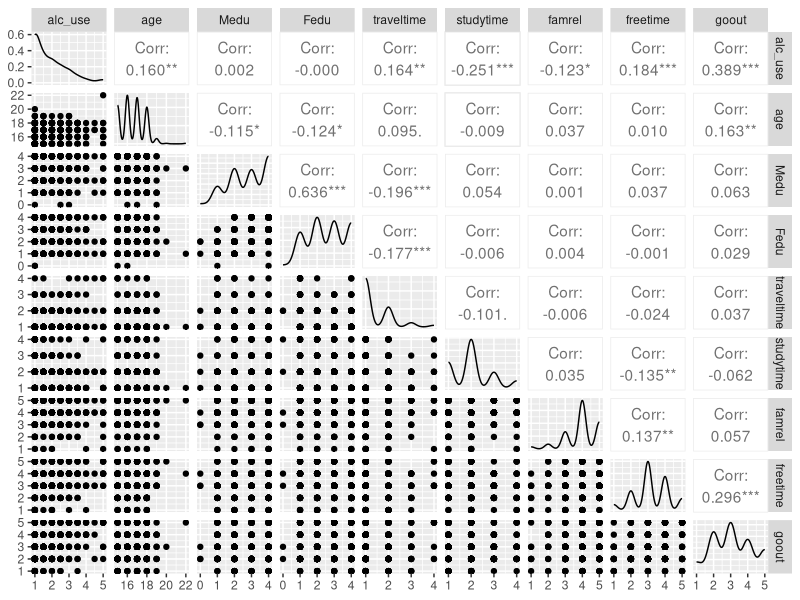
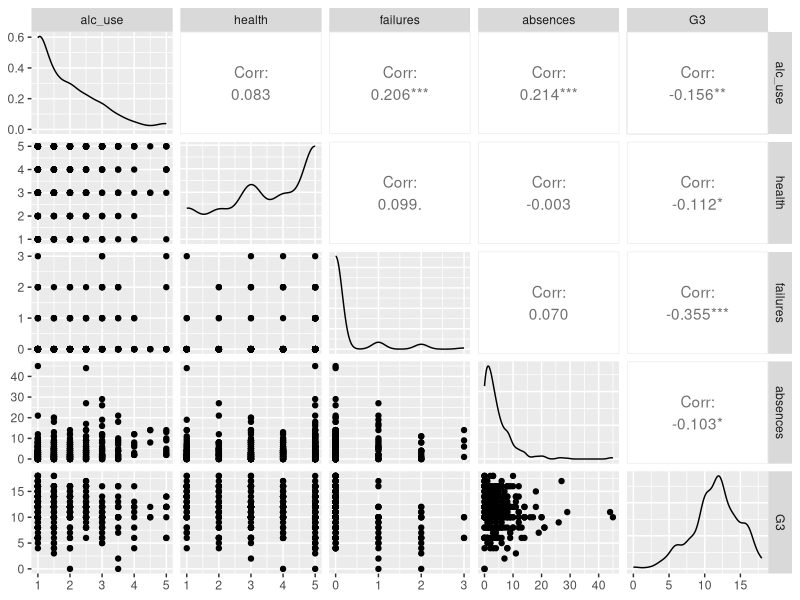
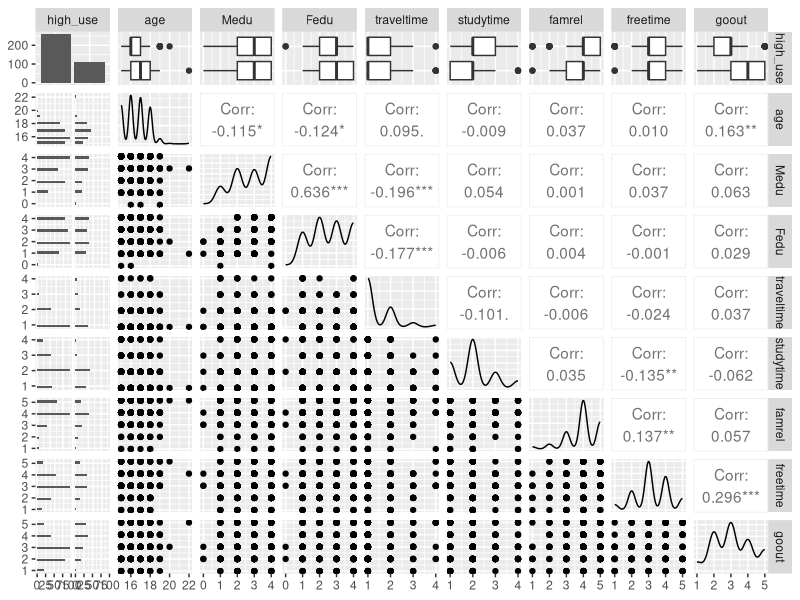
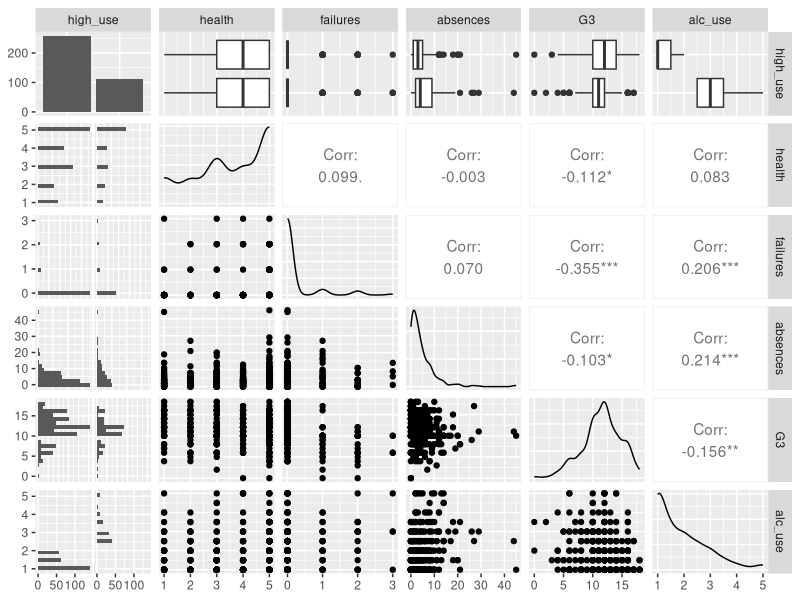
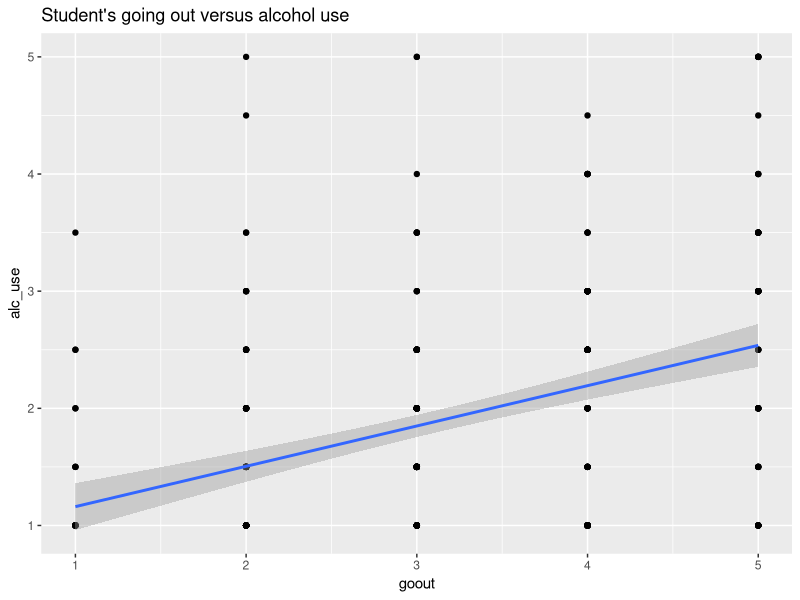
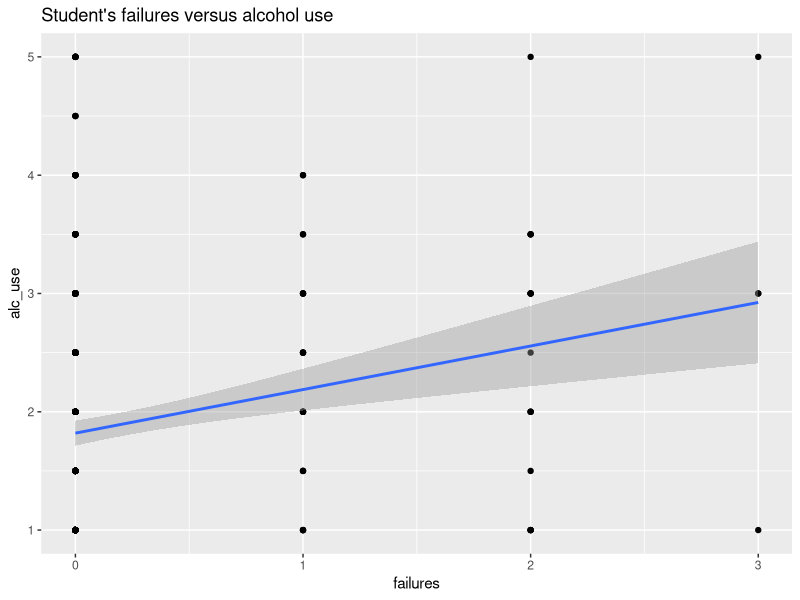
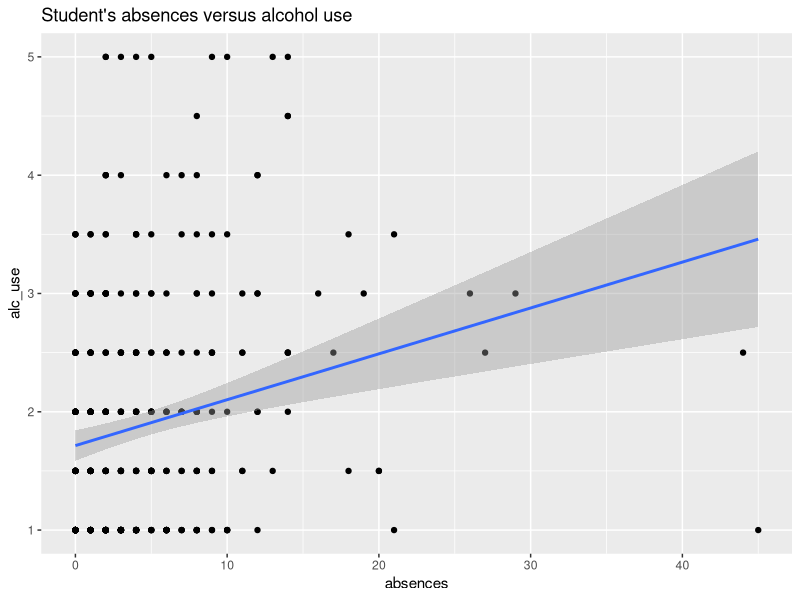
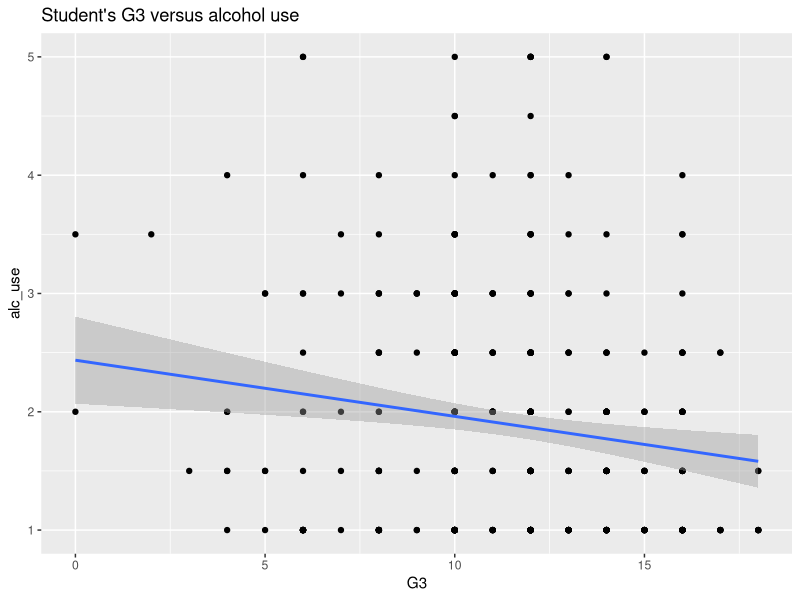

Write R code to recreate these figures, in order.
## ---- chunk 1
date()
## ---- chunk 2
# READING IN THE DATASET

# set the working directory
 setwd("C:/Users/yona2/Desktop/FT/IODS2022/RStudio/IODS-project/data")

# access the tidyverse library
 library(tidyverse)

# read the data
 alc <- read.table("alc.csv", sep = ",", header = TRUE)

# check structure and dimensions
colnames(alc)
# glimpse(alc)
## ---- chunk 3
# EXPLORING THE DATA

# access the GGally and ggplot2 libraries
library(GGally); library(ggplot2)

# set summary values
summary(alc[, c(4, 8:9, 14:15, 23:25, 28:29, 31, 34:35)])
alc %>% group_by(sex) %>% summarise(count= n())
alc %>% group_by(high_use) %>% summarise(count= n())
alc %>% group_by(sex, high_use) %>% summarise(count= n())

p1 <- ggpairs(alc[, c(35, 4, 8:9, 14:15, 23:25)], mapping = aes(), lower = list(combo = wrap("facethist", bins = 20)), progress = FALSE)
p2 <- ggpairs(alc[, c(35, 28:29, 31, 34)], mapping = aes(), lower = list(combo = wrap("facethist", bins = 20)), progress = FALSE)
p3 <- ggpairs(alc[, c(36, 4, 8:9, 14:15, 23:25)], mapping = aes(), lower = list(combo = wrap("facethist", bins = 20)), progress = FALSE)
p4 <- ggpairs(alc[, c(36, 28:29, 31, 34:35)], mapping = aes(), lower = list(combo = wrap("facethist", bins = 20)), progress = FALSE)
p1; p2; p3; p4

# initialize plot with data and aesthetic mapping
p5 <- ggplot(alc, aes(x = goout, y = alc_use))
p6 <- ggplot(alc, aes(x = failures, y = alc_use))
p7 <- ggplot(alc, aes(x = absences, y = alc_use))
p8 <- ggplot(alc, aes(x = G3, y = alc_use))

# define the visualization type (points) + add a regression line
# + add a main title and draw the plot
p9 <- p5 + geom_point() + geom_smooth(method = "lm") + ggtitle("Student's going out versus alcohol use")
p10 <- p6 + geom_point() + geom_smooth(method = "lm") + ggtitle("Student's failures versus alcohol use")
p11 <- p7 + geom_point() + geom_smooth(method = "lm") + ggtitle("Student's absences versus alcohol use")
p12 <- p8 + geom_point() + geom_smooth(method = "lm") + ggtitle("Student's G3 versus alcohol use")
p9; p10; p11; p12

p13 <- ggpairs(alc[, c(3:4, 25, 29, 31, 34)], mapping = aes(), lower = list(combo = wrap("facethist", bins = 20)), progress = FALSE)
p13;

## ---- chunk 4
# BUILDING A LOGISTIC REGRESSION MODEL

# find the model with glm()
m1 <- glm(high_use ~ age, data = alc, family = "binomial")
m2 <- glm(high_use ~ sex, data = alc, family = "binomial")
m3 <- glm(high_use ~ goout, data = alc, family = "binomial")
m4 <- glm(high_use ~ failures, data = alc, family = "binomial")
m5 <- glm(high_use ~ absences, data = alc, family = "binomial")
m6 <- glm(high_use ~ G3, data = alc, family = "binomial")

m7 <- glm(high_use ~ age + sex, data = alc, family = "binomial")
m8 <- glm(high_use ~ goout + failures + absences + G3, data = alc, family = "binomial")
m9 <- glm(high_use ~ age + sex + goout + failures + absences, data = alc, family = "binomial")
m10 <- glm(high_use ~ sex + goout + failures + absences, data = alc, family = "binomial")

# print out a summary of the model
summary(m1); summary(m2); summary(m3); summary(m4); summary(m5); 
summary(m6); summary(m7); summary(m8); summary(m9); summary(m10); 

# print out the coefficients of the model
coef(m1); coef(m2); coef(m3); coef(m4); coef(m5); 
coef(m6); coef(m7); coef(m8); coef(m9); coef(m10); 

# comparing models
m82 <- glm(high_use ~ goout + failures + absences, data = alc, family = "binomial")
anova(m8, m82, test="LRT")
anova(m9, m10, test="LRT")

# compute odds ratios (OR) and confidence intervals (CI) for the final model
OR10 <- coef(m10) %>% exp %>% round(digits = 2)
CI10 <- confint(m10) %>% exp %>% round(digits = 2)

# print out the odds ratios with their confidence intervals
cbind(OR10, CI10)

## ---- chunk 5
# PREDICTIVE ABILITY OF THE FINAL MODEL

## access dplyr and ggplot2
library(dplyr); library(ggplot2)

# fit the model
m10 <- glm(high_use ~ sex + goout + failures + absences, data = alc, family = "binomial")

# predict() the probability of high_use
probabilities <- predict(m10, type = "response")

# add the predicted probabilities to 'alc'
alc <- mutate(alc, probability = probabilities)

# use the probabilities to make a prediction of high_use
alc <- mutate(alc, prediction = probability > 0.5)

# tabulate the target variable versus the predictions
table(high_use = alc$high_use, prediction = alc$prediction) %>% addmargins %>% round(digits = 2)
table(high_use = alc$high_use, prediction = alc$prediction) %>% prop.table %>% addmargins %>% round(digits = 2)

# initialize a plot of 'high_use' versus 'probability' in 'alc'
g <- ggplot(alc, aes(x = high_use, y = probability, col = prediction))

# define the geom as points and draw the plot
g + geom_point()

# define a loss function (mean prediction error)
loss_func <- function(class, prob) {
  n_wrong <- abs(class - prob) > 0.5
  mean(n_wrong)
}

# call loss_func to compute the average number of wrong predictions in the (training) data
loss_func(class = alc$high_use, prob = 0) %>% round(digits = 2)
loss_func(class = alc$high_use, prob = 1) %>% round(digits = 2)
loss_func(class = alc$high_use, prob = alc$probability) %>% round(digits = 2)

## ---- chunk 6
# BONUS SECTION: ON CROSS-VALIDATION

# K-fold cross-validation
library(boot)
cv <- cv.glm(data = alc, cost = loss_func, glmfit = m10, K = nrow(alc) / 10)

# average number of wrong predictions in the cross validation
cv$delta[1]

## ---- chunk 7
# SUPER-BONUS SECTION: ON CROSS-VALIDATION

# I'm sure there is a much more elegant way of writing this R code...

# different models and their summaries
m21 <- glm(high_use ~ age + sex + health + address + famsize + Pstatus + Fedu + Mjob + guardian + school + reason + schoolsup + famsup + paid + activities + nursery + higher + internet + romantic + famrel + studytime + traveltime + freetime + goout + failures + absences + G3, data = alc, family = "binomial")
summary(m21)
m22 <- glm(high_use ~ age + sex + health + address + famsize + Pstatus + Fedu + Mjob + guardian + school + reason + famsup + paid + activities + nursery + higher + internet + romantic + famrel + studytime + traveltime + freetime + goout + failures + absences + G3, data = alc, family = "binomial")
summary(m22)
m23 <- glm(high_use ~ age + sex + health + address + famsize + Pstatus + Fedu + Mjob + guardian + school + reason + famsup + paid + activities + nursery + internet + romantic + famrel + studytime + traveltime + freetime + goout + failures + absences + G3, data = alc, family = "binomial")
summary(m23)
m24 <- glm(high_use ~ age + sex + health + address + famsize + Pstatus + Mjob + guardian + school + reason + famsup + paid + activities + nursery + internet + romantic + famrel + studytime + traveltime + freetime + goout + failures + absences + G3, data = alc, family = "binomial")
summary(m24)
m25 <- glm(high_use ~ sex + health + address + famsize + Pstatus + Mjob + guardian + school + reason + famsup + paid + activities + nursery + internet + romantic + famrel + studytime + traveltime + freetime + goout + failures + absences + G3, data = alc, family = "binomial")
summary(m25)
m26 <- glm(high_use ~ sex + health + address + famsize + Mjob + guardian + school + reason + famsup + paid + activities + nursery + internet + romantic + famrel + studytime + traveltime + freetime + goout + failures + absences + G3, data = alc, family = "binomial")
summary(m26)
m27 <- glm(high_use ~ sex + health + address + famsize + Mjob + guardian + school + reason + famsup + paid + activities + nursery + romantic + famrel + studytime + traveltime + freetime + goout + failures + absences + G3, data = alc, family = "binomial")
summary(m27)
m28 <- glm(high_use ~ sex + health + address + famsize + Mjob + guardian + school + reason + paid + activities + nursery + romantic + famrel + studytime + traveltime + freetime + goout + failures + absences + G3, data = alc, family = "binomial")
summary(m28)
m29 <- glm(high_use ~ sex + health + address + famsize + Mjob + guardian + school + reason + paid + activities + nursery + romantic + famrel + studytime + traveltime + freetime + goout + failures + absences, data = alc, family = "binomial")
summary(m29)
m30 <- glm(high_use ~ sex + health + address + famsize + Mjob + guardian + reason + paid + activities + nursery + romantic + famrel + studytime + traveltime + freetime + goout + failures + absences, data = alc, family = "binomial")
summary(m30)
m31 <- glm(high_use ~ sex + health + address + famsize + Mjob + guardian + reason + paid + activities + nursery + romantic + famrel + studytime + freetime + goout + failures + absences, data = alc, family = "binomial")
summary(m31)
m32 <- glm(high_use ~ sex + health + address + famsize + Mjob + guardian + reason + paid + activities + nursery + romantic + famrel + studytime + freetime + goout + absences, data = alc, family = "binomial")
summary(m32)
m33 <- glm(high_use ~ sex + health + address + famsize + Mjob + guardian + reason + paid + activities + romantic + famrel + studytime + freetime + goout + absences, data = alc, family = "binomial")
summary(m33)
m34 <- glm(high_use ~ sex + health + address + famsize + Mjob + guardian + reason + paid + activities + romantic + famrel + studytime + goout + absences, data = alc, family = "binomial")
summary(m34)
m35 <- glm(high_use ~ sex + health + address + famsize + guardian + reason + paid + activities + romantic + famrel + studytime + goout + absences, data = alc, family = "binomial")
summary(m35)
m36 <- glm(high_use ~ sex + health + address + guardian + reason + paid + activities + romantic + famrel + studytime + goout + absences, data = alc, family = "binomial")
summary(m36)
m37 <- glm(high_use ~ sex + health + address + guardian + reason + paid + activities + famrel + studytime + goout + absences, data = alc, family = "binomial")
summary(m37)
m38 <- glm(high_use ~ sex + address + guardian + reason + paid + activities + famrel + studytime + goout + absences, data = alc, family = "binomial")
summary(m38)
m39 <- glm(high_use ~ sex + address + guardian + paid + activities + famrel + studytime + goout + absences, data = alc, family = "binomial")
summary(m39)
m40 <- glm(high_use ~ sex + address + paid + activities + famrel + studytime + goout + absences, data = alc, family = "binomial")
summary(m40)
m41 <- glm(high_use ~ sex + address + paid + famrel + studytime + goout + absences, data = alc, family = "binomial")
summary(m41)
m42 <- glm(high_use ~ sex + address + famrel + studytime + goout + absences, data = alc, family = "binomial")
summary(m42)
m43 <- glm(high_use ~ sex + famrel + studytime + goout + absences, data = alc, family = "binomial")
summary(m43)
m44 <- glm(high_use ~ sex + famrel + goout + absences, data = alc, family = "binomial")
summary(m44)
m45 <- glm(high_use ~ sex + goout + absences, data = alc, family = "binomial")
summary(m45)
m46 <- glm(high_use ~ sex + goout, data = alc, family = "binomial")
summary(m46)
m47 <- glm(high_use ~ goout, data = alc, family = "binomial")
summary(m47)

# predict() the probabilities of high_use
prob21 <- predict(m21, type = "response")
prob22 <- predict(m22, type = "response")
prob23 <- predict(m23, type = "response")
prob24 <- predict(m24, type = "response")
prob25 <- predict(m25, type = "response")
prob26 <- predict(m26, type = "response")
prob27 <- predict(m27, type = "response")
prob28 <- predict(m28, type = "response")
prob29 <- predict(m29, type = "response")
prob30 <- predict(m30, type = "response")
prob31 <- predict(m31, type = "response")
prob32 <- predict(m32, type = "response")
prob33 <- predict(m33, type = "response")
prob34 <- predict(m34, type = "response")
prob35 <- predict(m35, type = "response")
prob36 <- predict(m36, type = "response")
prob37 <- predict(m37, type = "response")
prob38 <- predict(m38, type = "response")
prob39 <- predict(m39, type = "response")
prob40 <- predict(m40, type = "response")
prob41 <- predict(m41, type = "response")
prob42 <- predict(m42, type = "response")
prob43 <- predict(m43, type = "response")
prob44 <- predict(m44, type = "response")
prob45 <- predict(m45, type = "response")
prob46 <- predict(m46, type = "response")
prob47 <- predict(m47, type = "response")

# add the predicted probabilities to 'alc'
alc <- mutate(alc, prob21 = prob21)
alc <- mutate(alc, prob22 = prob22)
alc <- mutate(alc, prob23 = prob23)
alc <- mutate(alc, prob24 = prob24)
alc <- mutate(alc, prob25 = prob25)
alc <- mutate(alc, prob26 = prob26)
alc <- mutate(alc, prob27 = prob27)
alc <- mutate(alc, prob28 = prob28)
alc <- mutate(alc, prob29 = prob29)
alc <- mutate(alc, prob30 = prob30)
alc <- mutate(alc, prob31 = prob31)
alc <- mutate(alc, prob32 = prob32)
alc <- mutate(alc, prob33 = prob33)
alc <- mutate(alc, prob34 = prob34)
alc <- mutate(alc, prob35 = prob35)
alc <- mutate(alc, prob36 = prob36)
alc <- mutate(alc, prob37 = prob37)
alc <- mutate(alc, prob38 = prob38)
alc <- mutate(alc, prob39 = prob39)
alc <- mutate(alc, prob40 = prob40)
alc <- mutate(alc, prob41 = prob41)
alc <- mutate(alc, prob42 = prob42)
alc <- mutate(alc, prob43 = prob43)
alc <- mutate(alc, prob44 = prob44)
alc <- mutate(alc, prob45 = prob45)
alc <- mutate(alc, prob46 = prob46)
alc <- mutate(alc, prob47 = prob47)

# use the probabilities to make a prediction of high_use
alc <- mutate(alc, pred21 = prob21 > 0.5)
alc <- mutate(alc, pred22 = prob22 > 0.5)
alc <- mutate(alc, pred23 = prob23 > 0.5)
alc <- mutate(alc, pred24 = prob24 > 0.5)
alc <- mutate(alc, pred25 = prob25 > 0.5)
alc <- mutate(alc, pred26 = prob26 > 0.5)
alc <- mutate(alc, pred27 = prob27 > 0.5)
alc <- mutate(alc, pred28 = prob28 > 0.5)
alc <- mutate(alc, pred29 = prob29 > 0.5)
alc <- mutate(alc, pred30 = prob30 > 0.5)
alc <- mutate(alc, pred31 = prob31 > 0.5)
alc <- mutate(alc, pred32 = prob32 > 0.5)
alc <- mutate(alc, pred33 = prob33 > 0.5)
alc <- mutate(alc, pred34 = prob34 > 0.5)
alc <- mutate(alc, pred35 = prob35 > 0.5)
alc <- mutate(alc, pred36 = prob36 > 0.5)
alc <- mutate(alc, pred37 = prob37 > 0.5)
alc <- mutate(alc, pred38 = prob38 > 0.5)
alc <- mutate(alc, pred39 = prob39 > 0.5)
alc <- mutate(alc, pred40 = prob40 > 0.5)
alc <- mutate(alc, pred41 = prob41 > 0.5)
alc <- mutate(alc, pred42 = prob42 > 0.5)
alc <- mutate(alc, pred43 = prob43 > 0.5)
alc <- mutate(alc, pred44 = prob44 > 0.5)
alc <- mutate(alc, pred45 = prob45 > 0.5)
alc <- mutate(alc, pred46 = prob46 > 0.5)
alc <- mutate(alc, pred47 = prob47 > 0.5)

# print column names
colnames(alc)

# define a loss function (average prediction error)
loss_func <- function(class, prob) {
  n_wrong <- abs(class - prob) > 0.5
  mean(n_wrong)
}

# compute the average number of wrong predictions in the (training) data
loss_func(class = alc$high_use, prob = alc$prob21) %>% round(digits = 3)
loss_func(class = alc$high_use, prob = alc$prob22) %>% round(digits = 3)
loss_func(class = alc$high_use, prob = alc$prob23) %>% round(digits = 3)
loss_func(class = alc$high_use, prob = alc$prob24) %>% round(digits = 3)
loss_func(class = alc$high_use, prob = alc$prob25) %>% round(digits = 3)
loss_func(class = alc$high_use, prob = alc$prob26) %>% round(digits = 3)
loss_func(class = alc$high_use, prob = alc$prob27) %>% round(digits = 3)
loss_func(class = alc$high_use, prob = alc$prob28) %>% round(digits = 3)
loss_func(class = alc$high_use, prob = alc$prob29) %>% round(digits = 3)
loss_func(class = alc$high_use, prob = alc$prob30) %>% round(digits = 3)
loss_func(class = alc$high_use, prob = alc$prob31) %>% round(digits = 3)
loss_func(class = alc$high_use, prob = alc$prob32) %>% round(digits = 3)
loss_func(class = alc$high_use, prob = alc$prob33) %>% round(digits = 3)
loss_func(class = alc$high_use, prob = alc$prob34) %>% round(digits = 3)
loss_func(class = alc$high_use, prob = alc$prob35) %>% round(digits = 3)
loss_func(class = alc$high_use, prob = alc$prob36) %>% round(digits = 3)
loss_func(class = alc$high_use, prob = alc$prob37) %>% round(digits = 3)
loss_func(class = alc$high_use, prob = alc$prob38) %>% round(digits = 3)
loss_func(class = alc$high_use, prob = alc$prob39) %>% round(digits = 3)
loss_func(class = alc$high_use, prob = alc$prob40) %>% round(digits = 3)
loss_func(class = alc$high_use, prob = alc$prob41) %>% round(digits = 3)
loss_func(class = alc$high_use, prob = alc$prob42) %>% round(digits = 3)
loss_func(class = alc$high_use, prob = alc$prob43) %>% round(digits = 3)
loss_func(class = alc$high_use, prob = alc$prob44) %>% round(digits = 3)
loss_func(class = alc$high_use, prob = alc$prob45) %>% round(digits = 3)
loss_func(class = alc$high_use, prob = alc$prob46) %>% round(digits = 3)
loss_func(class = alc$high_use, prob = alc$prob47) %>% round(digits = 3)

# K-fold cross-validation and average number of wrong predictions in the cross validation
library(boot)
cv21 <- cv.glm(data = alc, cost = loss_func, glmfit = m21, K = nrow(alc) / 10)
cv22 <- cv.glm(data = alc, cost = loss_func, glmfit = m22, K = nrow(alc) / 10)
cv23 <- cv.glm(data = alc, cost = loss_func, glmfit = m23, K = nrow(alc) / 10)
cv24 <- cv.glm(data = alc, cost = loss_func, glmfit = m24, K = nrow(alc) / 10)
cv25 <- cv.glm(data = alc, cost = loss_func, glmfit = m25, K = nrow(alc) / 10)
cv26 <- cv.glm(data = alc, cost = loss_func, glmfit = m26, K = nrow(alc) / 10)
cv27 <- cv.glm(data = alc, cost = loss_func, glmfit = m27, K = nrow(alc) / 10)
cv28 <- cv.glm(data = alc, cost = loss_func, glmfit = m28, K = nrow(alc) / 10)
cv29 <- cv.glm(data = alc, cost = loss_func, glmfit = m29, K = nrow(alc) / 10)
cv30 <- cv.glm(data = alc, cost = loss_func, glmfit = m30, K = nrow(alc) / 10)
cv31 <- cv.glm(data = alc, cost = loss_func, glmfit = m31, K = nrow(alc) / 10)
cv32 <- cv.glm(data = alc, cost = loss_func, glmfit = m32, K = nrow(alc) / 10)
cv33 <- cv.glm(data = alc, cost = loss_func, glmfit = m33, K = nrow(alc) / 10)
cv34 <- cv.glm(data = alc, cost = loss_func, glmfit = m34, K = nrow(alc) / 10)
cv35 <- cv.glm(data = alc, cost = loss_func, glmfit = m35, K = nrow(alc) / 10)
cv36 <- cv.glm(data = alc, cost = loss_func, glmfit = m36, K = nrow(alc) / 10)
cv37 <- cv.glm(data = alc, cost = loss_func, glmfit = m37, K = nrow(alc) / 10)
cv38 <- cv.glm(data = alc, cost = loss_func, glmfit = m38, K = nrow(alc) / 10)
cv39 <- cv.glm(data = alc, cost = loss_func, glmfit = m39, K = nrow(alc) / 10)
cv40 <- cv.glm(data = alc, cost = loss_func, glmfit = m40, K = nrow(alc) / 10)
cv41 <- cv.glm(data = alc, cost = loss_func, glmfit = m41, K = nrow(alc) / 10)
cv42 <- cv.glm(data = alc, cost = loss_func, glmfit = m42, K = nrow(alc) / 10)
cv43 <- cv.glm(data = alc, cost = loss_func, glmfit = m43, K = nrow(alc) / 10)
cv44 <- cv.glm(data = alc, cost = loss_func, glmfit = m44, K = nrow(alc) / 10)
cv45 <- cv.glm(data = alc, cost = loss_func, glmfit = m45, K = nrow(alc) / 10)
cv46 <- cv.glm(data = alc, cost = loss_func, glmfit = m46, K = nrow(alc) / 10)
cv47 <- cv.glm(data = alc, cost = loss_func, glmfit = m47, K = nrow(alc) / 10)

# average number of wrong predictions in the cross validation
cv21$delta[1] %>% round(digits = 3)
cv22$delta[1] %>% round(digits = 3)
cv23$delta[1] %>% round(digits = 3)
cv24$delta[1] %>% round(digits = 3)
cv25$delta[1] %>% round(digits = 3)
cv26$delta[1] %>% round(digits = 3)
cv27$delta[1] %>% round(digits = 3)
cv28$delta[1] %>% round(digits = 3)
cv29$delta[1] %>% round(digits = 3)
cv30$delta[1] %>% round(digits = 3)
cv31$delta[1] %>% round(digits = 3)
cv32$delta[1] %>% round(digits = 3)
cv33$delta[1] %>% round(digits = 3)
cv34$delta[1] %>% round(digits = 3)
cv35$delta[1] %>% round(digits = 3)
cv36$delta[1] %>% round(digits = 3)
cv37$delta[1] %>% round(digits = 3)
cv38$delta[1] %>% round(digits = 3)
cv39$delta[1] %>% round(digits = 3)
cv40$delta[1] %>% round(digits = 3)
cv41$delta[1] %>% round(digits = 3)
cv42$delta[1] %>% round(digits = 3)
cv43$delta[1] %>% round(digits = 3)
cv44$delta[1] %>% round(digits = 3)
cv45$delta[1] %>% round(digits = 3)
cv46$delta[1] %>% round(digits = 3)
cv47$delta[1] %>% round(digits = 3)


# create a new dataset
err <- data.frame(npredictor = c(1:27), 
       train = c(0.189, 0.186, 0.184, 0.181, 0.178, 0.186, 0.176, 0.181, 0.178, 0.184, 0.195, 0.200, 0.203, 0.186, 0.200, 0.181, 0.200, 0.200, 0.200, 0.203, 0.197, 0.211, 0.216, 0.200, 0.211, 0.214, 0.270), 
       test = c(0.259, 0.235, 0.249, 0.235, 0.241, 0.251, 0.232, 0.23, 0.227, 0.227, 0.232, 0.230, 0.227, 0.216, 0.219, 0.219, 0.227, 0.222, 0.222, 0.224, 0.211, 0.224, 0.230, 0.216, 0.219, 0.243, 0.270))

# change the format of dataset
err_long <- err %>% pivot_longer(cols = c("train", "test"), names_to = "model", values_to = "ploss")

# print dimensions and column names
dim(err); colnames(err)
dim(err_long); colnames(err_long)

# access the ggplot2 library
library(ggplot2)

# Initialize plots with data and aesthetic mapping
ep1 <- ggplot(err_long, aes(x = npredictor, y = ploss, color = model))

# Define the visualization type (points) + add a regression line
# + add a main title and draw the plot
ep2 <- ep1 + geom_point() + geom_smooth(method = "glm", formula = "y ~ poly(x, 2)") + ggtitle("Predictive loss in training and testing")
ep2


# new data for prediction
errpred <- data.frame(npredictor = c(1:27))

# fits the model
predm1 <- lm(train ~ npredictor^2, data = err)
predm2 <- lm(test ~ npredictor^2, data = err)

predm1 <- glm(formula = "train ~ poly(npredictor, 2)", data = err)
predm2 <- glm(formula = "test ~ poly(npredictor, 2)", data = err)


# predicts the values with confidence interval
predict(predm1, newdata = errpred, interval = 'confidence') %>% round(digits = 3)
predict(predm2, newdata = errpred, interval = 'confidence') %>% round(digits = 3)

predict(predm1, newdata = errpred, interval = 'confidence') %>% round(digits = 3) %>% summary()
predict(predm2, newdata = errpred, interval = 'confidence') %>% round(digits = 3) %>% summary()

# summary values for dataset err
summary(err)

